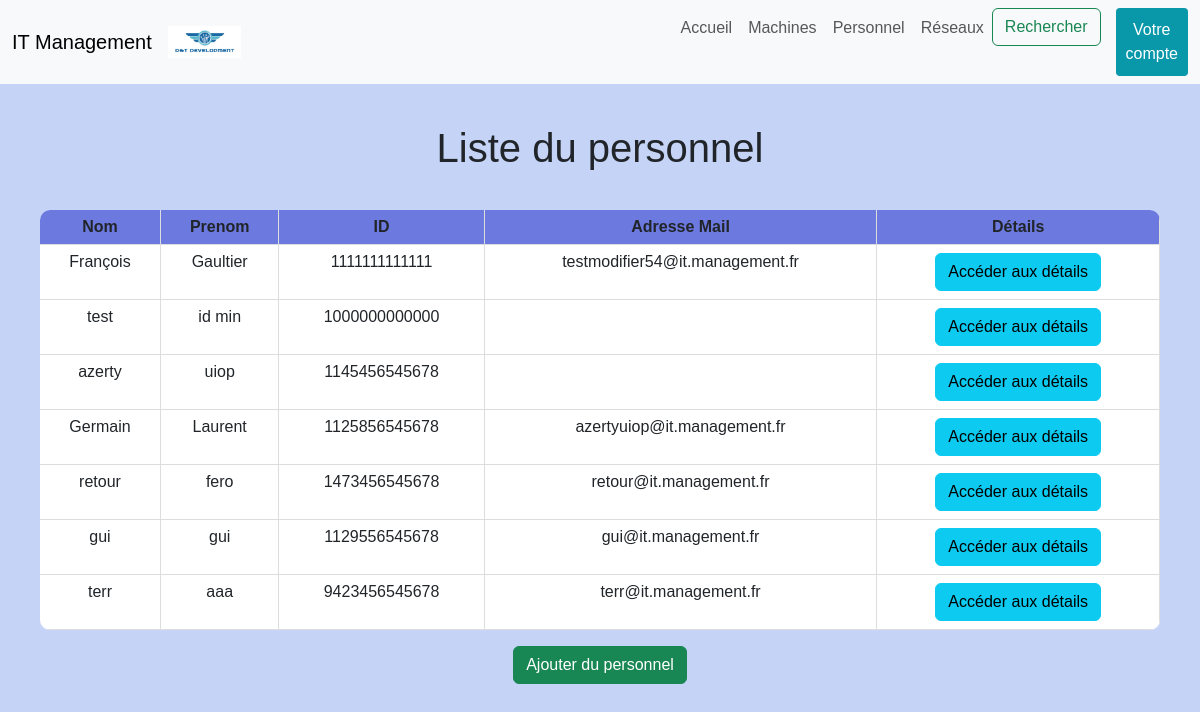
Before: /personnel/ with the older database file.
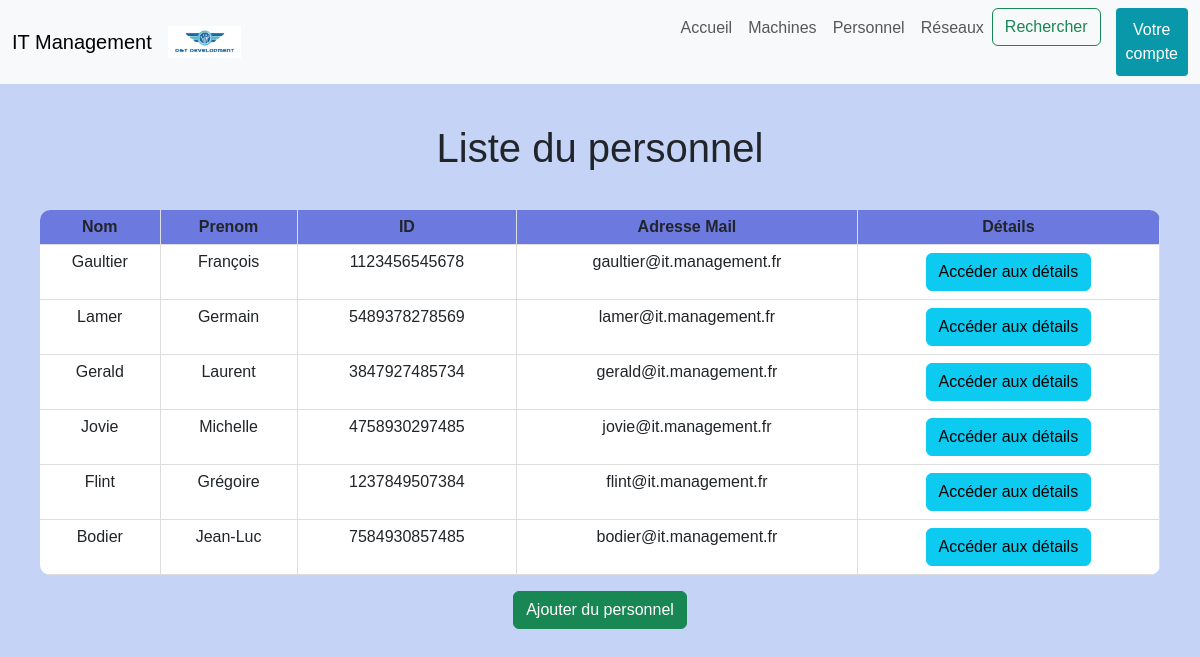
After: the same page with the newer database file.
### projetApp/models.py (models this page shows, shortened)
class Personnel(models.Model):
	id = models.PositiveIntegerField(		#l'id est saisi manuellement est changeable et est unique
		primary_key = True,
		editable = True,
		validators=[MinValueValidator(1000000000000) , MaxValueValidator(9999999999999)], #ces valeurs répresentent la forme du num de sécurité sociale
		unique = True,
	)
	nom = models.CharField(
		max_length = 30
	)
	prenom = models.CharField(
		max_length = 30
	)
	mail = models.EmailField(blank = True) # permet la creation d'email automatiquement sous la bonne forme

### projetApp/views.py (the view)
# urls.py: path('personnel/' , views.liste_personnel_view , name = 'personnel'),
def liste_personnel_view(request):
    personnel = Personnel.objects.all()
    return render(request , 'templates/html/liste_personnel.html' , {'personnel' : personnel})

### projetApp/templates/html/liste_personnel.html (shortened to what this page needs)
{% extends "index.html" %}
{% block content %}
    <h1>Liste du personnel</h1>
    {% if personnel %}
    <div class="tableau">
        <table class="table">
            <thead>
                <tr>
                    <th>Nom</th>
                    <th>Prenom</th>
                    <th>ID</th>
                    <th>Adresse Mail</th>
                    <th>Détails</th>
                </tr>
            </thead>
            <tbody>
                {% for personnel in personnel %}
                <tr>
                    <td></a>{{ personnel.nom }}</td>
                    <td>{{ personnel.prenom }}</td>
                    <td>{{ personnel.id }}</td>
                    <td>{{ personnel.mail }}</td>
                    <td><a href="{% url 'detail_personnel' personnel.id %}"><button class="btn btn-info">Accéder aux détails</button></a></td>
                </tr>
                {% endfor %}
            </tbody>
        </table>
    </div>
    {% else %}
        <p>Il n'y a pas de personnel.</p>
    {% endif %}
    <div class="li_button">
        <a href="{% url 'ajout_personnel'%}"><button class="btn btn-success">Ajouter du personnel</button></a>
    </div>
{% endblock %}

### projetApp/templates/index.html (shortened to what this page needs)
<!DOCTYPE html>
<html>
<head>
    {% load static %}
    <link rel="stylesheet" href="{% static 'css/bootstrap.min.css' %}">
    <link rel="stylesheet" href="{% static 'css/style.css' %}">
</head>
<body>
  <header>
    {% block menu %}
    <nav class="navbar navbar-expand-lg bg-body-tertiary">
      <div class="container-fluid">
        <a class="navbar-brand" href="{% url 'index' %}">IT Management</a>
        <a class="navbar-brand" href="{% url 'index' %}"><img src="{% static 'images/rtdev.png' %}" class="img-fluid" alt="Logo rtdev"></a>
        <div class="collapse navbar-collapse" id="navbarSupportedContent">
          <ul class="navbar-nav me-auto mb-2 mb-lg-0">
            <li class="nav-item">
              <a class="nav-link" href="{% url 'index' %}">Accueil</a>
            </li>
            <li class="nav-item">
              <a class="nav-link" href="{% url 'machine' %}">Machines</a>
            </li>
            <li class="nav-item">
              <a class="nav-link" href="{% url 'personnel' %}">Personnel</a>
            </li>
            <li class="nav-item">
              <a class="nav-link" href="{% url 'reseau' %}">Réseaux</a>
            </li>
            <li class="nav-item">
              <a href="{% url 'recherche' %}"><button class="btn btn-outline-success">Rechercher</button></a>
            </li>
            <li class="nav-item">
              <a href="{% url 'compte' %}"><button class="button_compte">Votre compte</button></a>
            </li>
          </ul>
        </div>
      </div>
    </nav>
    {% endblock %}
  </header>
  <main>
  {% block content %}{% endblock %}
  </main>
</body>
</html>

### projetApp/static/css/style.css (style rules this page uses)
main { margin: 20px 10px; }
.img-fluid { max-width: 15%; height: auto; }
body { background-color: #c4d3f6; font-family: 'Arial', sans-serif; }
body h1 { text-align: center; padding-top: 20px; }
.tableau { display: flex; justify-content:space-around; align-items: center; }
table { display: table; width: 80%; margin: 30px; border-collapse: collapse; border-radius: 10px; overflow: hidden; background-color: #ffffff; }
table th, table td { padding: 8px; text-align: center; border-bottom: 1px solid #ddd; border-right: 1px solid #ddd; }
table thead { background-color: #6c7ae0; }
.button_compte { background-color: #0997aa; color: white; padding: 10px; font-size: 16px; border: none; margin-left: 15px; cursor: pointer; border-radius: 4px; }
.li_button { display: flex; align-items: flex-end; justify-content: space-around; }

Changed rows visible on the page:
removed Personnel: nom "François", prenom "Gaultier", id "1111111111111", mail "testmodifier54@it.management.fr"
removed Personnel: nom "test", prenom "id min", id "1000000000000"
removed Personnel: nom "azerty", prenom "uiop", id "1145456545678"
removed Personnel: nom "Germain", prenom "Laurent", id "1125856545678", mail "azertyuiop@it.management.fr"
removed Personnel: nom "retour", prenom "fero", id "1473456545678", mail "retour@it.management.fr"
removed Personnel: nom "gui", prenom "gui", id "1129556545678", mail "gui@it.management.fr"
removed Personnel: nom "terr", prenom "aaa", id "9423456545678", mail "terr@it.management.fr"
added Personnel: nom "Gaultier", prenom "François", id "1123456545678", mail "gaultier@it.management.fr"
added Personnel: nom "Lamer", prenom "Germain", id "5489378278569", mail "lamer@it.management.fr"
added Personnel: nom "Gerald", prenom "Laurent", id "3847927485734", mail "gerald@it.management.fr"
added Personnel: nom "Jovie", prenom "Michelle", id "4758930297485", mail "jovie@it.management.fr"
added Personnel: nom "Flint", prenom "Grégoire", id "1237849507384", mail "flint@it.management.fr"
added Personnel: nom "Bodier", prenom "Jean-Luc", id "7584930857485", mail "bodier@it.management.fr"
